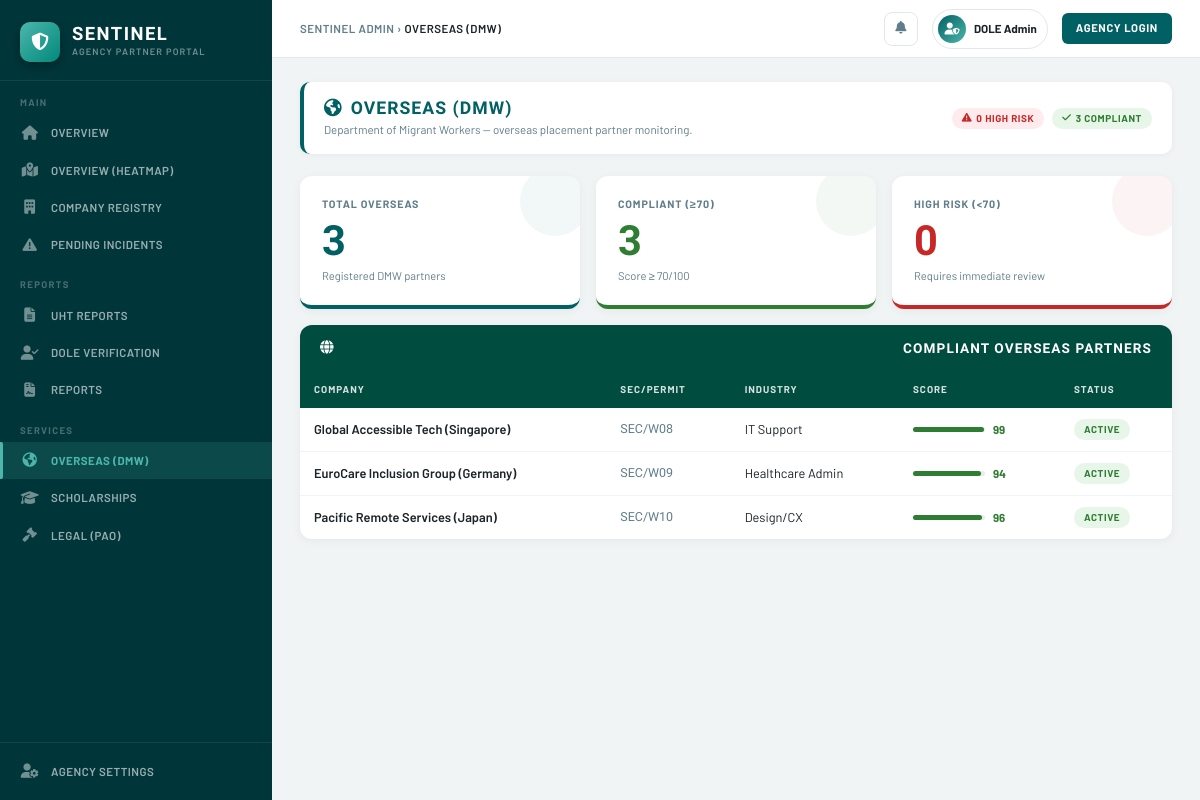
Page /admin/overseas on the committed database.
### app.py (models this page shows)
class Company(db.Model):
    id               = db.Column(db.Integer, primary_key=True)
    name             = db.Column(db.String(100), nullable=False)
    sec_id           = db.Column(db.String(50), unique=True)
    industry         = db.Column(db.String(50))
    status           = db.Column(db.String(20), default='Active')
    compliance_score = db.Column(db.Integer, default=100)
    type             = db.Column(db.String(50))
    skills_vector    = db.Column(db.String(50), default="0,0,0,0")

### app.py (the view)
@app.route('/admin/overseas')
def admin_overseas():
    overseas  = Company.query.filter_by(type='Overseas').all()
    high_risk = [c for c in overseas if c.compliance_score < 70]
    compliant = [c for c in overseas if c.compliance_score >= 70]
    return render_template('admin/overseas.html',
                           overseas  = overseas,
                           high_risk = high_risk,
                           compliant = compliant)

### templates/admin/overseas.html (shortened to what this page needs)
{% extends 'admin.html' %}
{% block breadcrumb %}OVERSEAS (DMW){% endblock %}
{% block content %}
<div class="page-header">
    <div class="page-header-inner">
        <div>
            <h1 class="page-title"><i class="fas fa-globe-americas me-2"></i>OVERSEAS (DMW)</h1>
            <p class="page-subtitle">Department of Migrant Workers — overseas placement partner monitoring.</p>
        </div>
        <div class="d-flex gap-2">
            <span class="pill pill-banned"><i class="fas fa-exclamation-triangle"></i> {{ high_risk|length }} High Risk</span>
            <span class="pill pill-resolved"><i class="fas fa-check"></i> {{ compliant|length }} Compliant</span>
        </div>
    </div>
</div>
<div class="row g-3 mb-3">
    <div class="col-md-4">
        <div class="stat-card s-teal">
            <div class="stat-label">TOTAL OVERSEAS</div>
            <div class="stat-num c-teal">{{ overseas|length }}</div>
            <div class="stat-footer">Registered DMW partners</div>
        </div>
    </div>
    <div class="col-md-4">
        <div class="stat-card s-green">
            <div class="stat-label">COMPLIANT (≥70)</div>
            <div class="stat-num c-green">{{ compliant|length }}</div>
            <div class="stat-footer">Score ≥ 70/100</div>
        </div>
    </div>
    <div class="col-md-4">
        <div class="stat-card s-red">
            <div class="stat-label">HIGH RISK (&lt;70)</div>
            <div class="stat-num c-red">{{ high_risk|length }}</div>
            <div class="stat-footer">Requires immediate review</div>
        </div>
    </div>
</div>
<div class="s-card">
    <div class="s-card-header success-hdr"><i class="fas fa-globe me-2"></i>COMPLIANT OVERSEAS PARTNERS</div>
    {% if compliant %}
    <table class="s-table">
        <thead>
            <tr><th>COMPANY</th><th>SEC/PERMIT</th><th>INDUSTRY</th><th>SCORE</th><th>STATUS</th></tr>
        </thead>
        <tbody>
            {% for co in compliant %}
            <tr>
                <td style="font-weight:600;">{{ co.name }}</td>
                <td class="col-mono">{{ co.sec_id }}</td>
                <td>{{ co.industry }}</td>
                <td>
                    <div class="score-wrap">
                        <div class="score-track"><div class="score-fill" style="width:{{ co.compliance_score }}%;background:var(--green);"></div></div>
                        <span class="score-val" style="color:var(--green);">{{ co.compliance_score }}</span>
                    </div>
                </td>
                <td><span class="pill {% if co.status == 'Active' %}pill-active{% else %}pill-banned{% endif %}">{{ co.status }}</span></td>
            </tr>
            {% endfor %}
        </tbody>
    </table>
    {% else %}
    <div class="empty-state"><i class="fas fa-globe-americas"></i><p>No compliant overseas companies on record.</p></div>
    {% endif %}
</div>
{% endblock %}

### templates/admin.html (style rules this page uses)
:root { --teal: #006064; --teal-dark: #00363a; --teal-mid: #004d40; --teal-light: #e0f2f1; --teal-accent: #4db6ac; --orange: #ef6c00; --orange-lt: #fff3e0; --red: #c62828; --red-lt: #ffebee; --green: #2e7d32; --green-lt: #e8f5e9; --yellow: #f9a825; --text: #1a2327; --text-muted: #607d8b; --border: #e0e9ea; --bg: #f0f4f4; --white: #ffffff; --sidebar-w: 272px; }
*, *::before, *::after { box-sizing: border-box; margin: 0; padding: 0; }
body { font-family: 'Barlow', sans-serif; background: var(--bg); color: var(--text); display: flex; min-height: 100vh; overflow-x: hidden; }
.page-header { margin-bottom: 22px; }
.page-header-inner { background: var(--white); border-radius: 10px; padding: 16px 20px; border-left: 4px solid var(--teal); display: flex; align-items: center; justify-content: space-between; box-shadow: 0 1px 6px rgba(0,0,0,.05); }
.page-title { font-family: 'Barlow Condensed', sans-serif; font-size: 1.1rem; font-weight: 800; letter-spacing: .06em; color: var(--teal); margin: 0; }
.page-subtitle { font-size: .72rem; color: var(--text-muted); margin: 2px 0 0; }
.stat-card { background: var(--white); border-radius: 12px; padding: 20px 22px; box-shadow: 0 2px 10px rgba(0,0,0,.05); border-bottom: 4px solid transparent; height: 100%; position: relative; overflow: hidden; }
.stat-card::after { content: ''; position: absolute; right: -10px; top: -10px; width: 70px; height: 70px; border-radius: 50%; opacity: .05; }
.stat-card.s-teal { border-color: var(--teal); }
.stat-card.s-teal::after { background: var(--teal); }
.stat-card.s-green { border-color: var(--green); }
.stat-card.s-green::after { background: var(--green); }
.stat-card.s-red { border-color: var(--red); }
.stat-card.s-red::after { background: var(--red); }
.stat-label { font-size: .67rem; font-weight: 700; letter-spacing: .08em; text-transform: uppercase; color: var(--text-muted); margin-bottom: 8px; }
.stat-num { font-family: 'Barlow Condensed', sans-serif; font-size: 2.6rem; font-weight: 900; line-height: 1; margin-bottom: 6px; }
.stat-num.c-teal { color: var(--teal); }
.stat-num.c-green { color: var(--green); }
.stat-num.c-red { color: var(--red); }
.stat-footer { font-size: .7rem; color: var(--text-muted); }
.s-card { background: var(--white); border-radius: 12px; box-shadow: 0 2px 10px rgba(0,0,0,.05); overflow: hidden; }
.s-card-header { background: var(--teal-dark); color: #fff; padding: 13px 20px; font-family: 'Barlow Condensed', sans-serif; font-size: .85rem; font-weight: 700; letter-spacing: .08em; display: flex; align-items: center; justify-content: space-between; }
.s-card-header.success-hdr { background: var(--teal-mid); }
.s-table { width: 100%; border-collapse: collapse; }
.s-table thead tr { background: #004d40; }
.s-table thead th { font-size: .62rem; font-weight: 700; letter-spacing: .1em; text-transform: uppercase; color: rgba(255,255,255,.85); padding: 11px 14px; white-space: nowrap; border: none; }
.s-table tbody td { padding: 11px 14px; font-size: .8rem; border-bottom: 1px solid #f0f4f4; vertical-align: middle; }
.s-table tbody tr:last-child td { border-bottom: none; }
.s-table .col-mono { font-family: 'Barlow Condensed', sans-serif; font-size: .78rem; color: var(--text-muted); }
.pill { display: inline-flex; align-items: center; gap: 4px; padding: 3px 10px; border-radius: 20px; font-size: .62rem; font-weight: 700; letter-spacing: .06em; text-transform: uppercase; }
.pill-active { background: var(--green-lt); color: var(--green); }
.pill-banned { background: var(--red-lt); color: var(--red); }
.pill-resolved { background: var(--green-lt); color: var(--green); }
.score-wrap { display: flex; align-items: center; gap: 8px; }
.score-track { width: 72px; height: 5px; background: #e8ecec; border-radius: 3px; flex-shrink: 0; }
.score-fill { height: 100%; border-radius: 3px; transition: width .4s; }
.score-val { font-size: .72rem; font-weight: 700; }

### rows in the picture
Company: name "Global Accessible Tech (Singapore)", sec_id "SEC/W08", industry "IT Support", compliance_score "99", status "ACTIVE"
Company: name "EuroCare Inclusion Group (Germany)", sec_id "SEC/W09", industry "Healthcare Admin", compliance_score "94", status "ACTIVE"
Company: name "Pacific Remote Services (Japan)", sec_id "SEC/W10", industry "Design/CX", compliance_score "96", status "ACTIVE"

### other values in the picture
{{ high_risk|length }} "0"
{{ compliant|length }} "3"
{{ overseas|length }} "3"
